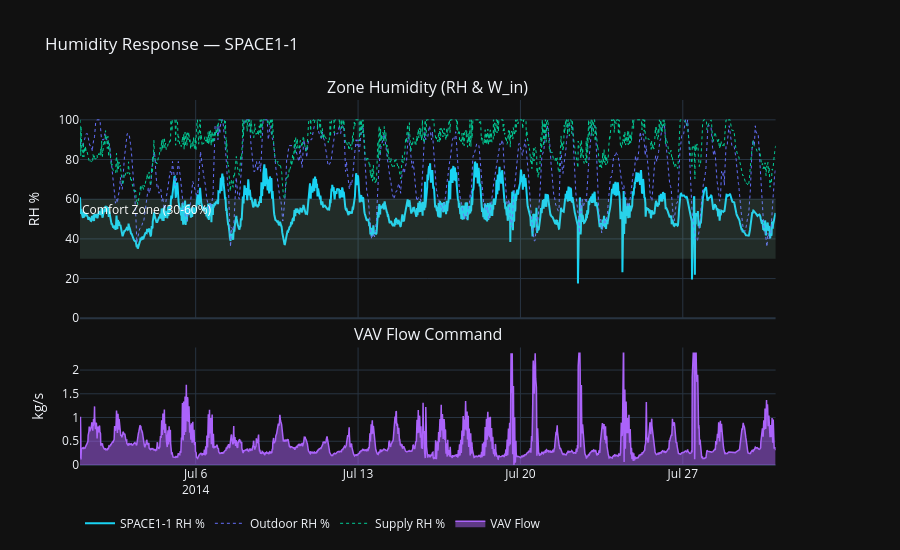

Notebook cell for this chart:
### Markdown cell above
## 2 · Humidity Response vs Flow Command

### Code cell
fig = make_subplots(
    rows=2, cols=1, shared_xaxes=True,
    row_heights=[0.65, 0.35],
    subplot_titles=['Zone Humidity (RH & W_in)', 'VAV Flow Command'],
    specs=[[{'secondary_y': True}], [{}]],
    vertical_spacing=0.08
)


# RH on primary y-axis
fig.add_trace(go.Scatter(x=df['Datetime'], y=df[f'{ZONE}_RH_pct'],
    name=f'{ZONE} RH %', line=dict(color='#19D3F3', width=2)), row=1, col=1, secondary_y=False)
fig.add_trace(go.Scatter(x=df['Datetime'], y=df['Out_RH_pct'],
    name='Outdoor RH %', line=dict(color='#636EFA', width=1, dash='dot')), row=1, col=1, secondary_y=False)
fig.add_trace(go.Scatter(x=df['Datetime'], y=df['Fan_Out_RH_pct'],
    name='Supply RH %', line=dict(color='#00CC96', width=1, dash='dot')), row=1, col=1, secondary_y=False)

# Row 2: Flow
fig.add_trace(go.Scatter(x=df['Datetime'], y=df[f'{ZONE}_VAV_Flow_kg_s'],
    name='VAV Flow', fill='tozeroy',
    line=dict(color='#AB63FA', width=1.5)), row=2, col=1)

fig.add_hrect(
    y0=30, 
    y1=60, 
    row=1, 
    col=1,
    secondary_y=False,
    fillcolor="#84C5B1", 
    opacity=0.15,
    line_width=0,
    annotation_text="Comfort Zone (30-60%)", 
    annotation_position="top left",
    annotation_font_color="white"
)
fig.update_layout(template='plotly_dark', height=550,
    title=f'Humidity Response — {ZONE}',
    legend=dict(orientation='h', y=-0.12))

# 2. Force Y-axis to 0-110 for RH
fig.update_yaxes(title_text='RH %', range=[0, 110], row=1, col=1, secondary_y=False)

fig.update_yaxes(title_text='kg/kg', row=1, col=1, secondary_y=True)
fig.update_yaxes(title_text='kg/s', row=2, col=1)

fig.show()

### Figure 1 — Plotly figure (JSON) as saved in the notebook; plotly's stock layout.template omitted (floating-point values rounded to 4 significant figures; data arrays with more than 128 entries replaced by an {"elided": "..."} marker saying what was removed)
{"data": [{"line": {"color": "#19D3F3", "width": 2}, "name": "SPACE1-1 RH %", "type": "scatter", "x": {"elided": "2880 str values"}, "xaxis": "x", "y": {"elided": "2880 float values"}, "yaxis": "y"}, {"line": {"color": "#636EFA", "dash": "dot", "width": 1}, "name": "Outdoor RH %", "type": "scatter", "x": {"elided": "2880 str values"}, "xaxis": "x", "y": {"elided": "2880 float values"}, "yaxis": "y"}, {"line": {"color": "#00CC96", "dash": "dot", "width": 1}, "name": "Supply RH %", "type": "scatter", "x": {"elided": "2880 str values"}, "xaxis": "x", "y": {"elided": "2880 float values"}, "yaxis": "y"}, {"fill": "tozeroy", "line": {"color": "#AB63FA", "width": 1.5}, "name": "VAV Flow", "type": "scatter", "x": {"elided": "2880 str values"}, "xaxis": "x2", "y": {"elided": "2880 float values"}, "yaxis": "y3"}], "layout": {"annotations": [{"font": {"size": 16}, "showarrow": false, "text": "Zone Humidity (RH & W_in)", "x": 0.47, "xanchor": "center", "xref": "paper", "y": 1, "yanchor": "bottom", "yref": "paper"}, {"font": {"size": 16}, "showarrow": false, "text": "VAV Flow Command", "x": 0.47, "xanchor": "center", "xref": "paper", "y": 0.322, "yanchor": "bottom", "yref": "paper"}, {"font": {"color": "white"}, "showarrow": false, "text": "Comfort Zone (30-60%)", "x": 0, "xanchor": "left", "xref": "x domain", "y": 60, "yanchor": "top", "yref": "y"}], "height": 550, "legend": {"orientation": "h", "y": -0.12}, "shapes": [{"fillcolor": "#84C5B1", "line": {"width": 0}, "opacity": 0.15, "type": "rect", "x0": 0, "x1": 1, "xref": "x domain", "y0": 30, "y1": 60, "yref": "y"}], "title": {"text": "Humidity Response — SPACE1-1"}, "xaxis": {"anchor": "y", "domain": [0, 0.94], "matches": "x2", "showticklabels": false}, "xaxis2": {"anchor": "y3", "domain": [0, 0.94]}, "yaxis": {"anchor": "x", "domain": [0.402, 1], "range": [0, 110], "title": {"text": "RH %"}}, "yaxis2": {"anchor": "x", "overlaying": "y", "side": "right", "title": {"text": "kg/kg"}}, "yaxis3": {"anchor": "x2", "domain": [0, 0.322], "title": {"text": "kg/s"}}}}
